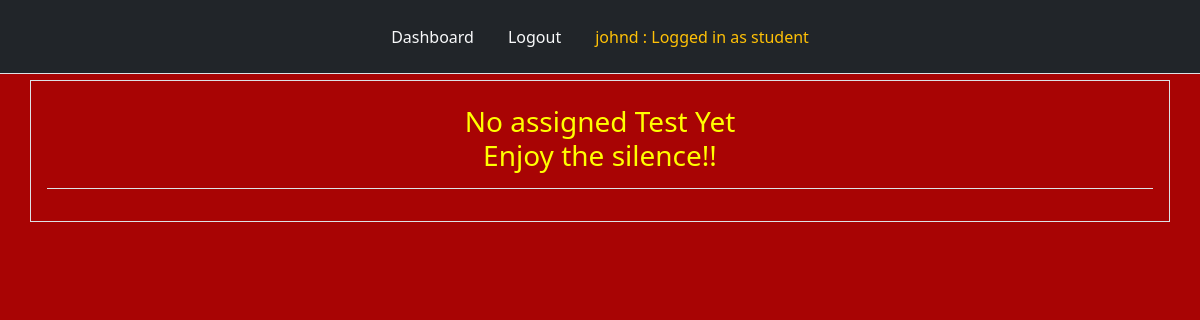
The app's page /take_test (signed in), older data.
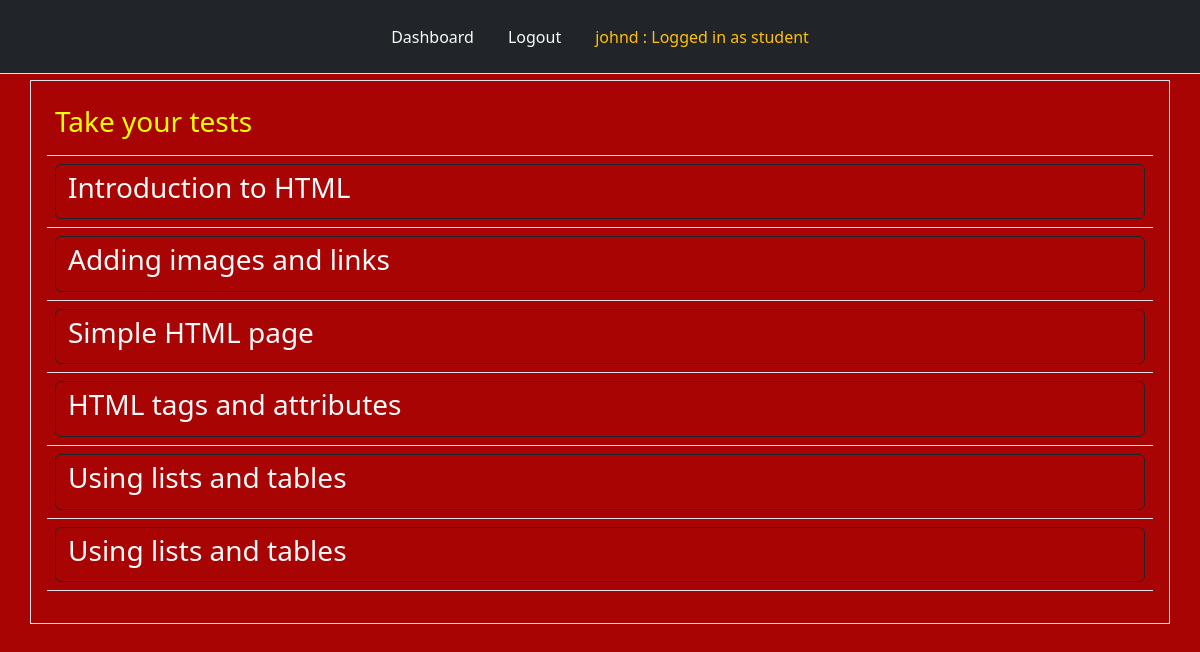
The same page, newer data.
### tables this page shows
CREATE TABLE "students" (
	"id"	INTEGER,
	"name"	TEXT NOT NULL,
	"fullname"	TEXT NOT NULL,
	"password"	TEXT NOT NULL,
	"klass"	TEXT NOT NULL,
	PRIMARY KEY("id")
);

CREATE TABLE "tests" (
  id INTEGER PRIMARY KEY,
  title TEXT NOT NULL,
  teacher_name TEXT NOT NULL,
  assigned_test INTEGER,
  assigned_klass TEXT NOT NULL,
  test_id INTEGER
);

### app.py (the view)
@app.route("/take_test", methods=["POST", "GET"])
def take_test():
    user = get_current_user()
    db = connect_to_DB()
    klass = user["klass"]
    query = db.execute("SELECT * FROM tests WHERE assigned_klass = ? AND assigned_test = 1", [klass])
    tests = query.fetchall()
    return render_template("take_test.html", user=user, tests=tests)

### app.py (called while the page is built)
@app.teardown_appcontext
def close_database(error):
    if hasattr(g, "app_database_db"):
        g.app_database_db.close()

def get_current_user():
    user_result = None
    if 'user' in session:
        user = session['user']
        db = getDatabase()
        student_cursor = db.execute("SELECT * FROM students WHERE name = ?", [user])
        student_result = student_cursor.fetchone()
        if student_result:
            user_result = student_result
        else:
            user_cursor = db.execute("SELECT * FROM users WHERE name = ?", [user])
            user_result = user_cursor.fetchone()
    return user_result

### database.py (called while the page is built)
def connect_to_DB():
    current_dir = os.path.dirname(os.path.abspath(__file__))
    db_file = os.path.join(current_dir, "app_database.db")
    sql = sqlite3.connect(db_file)
    sql.row_factory = sqlite3.Row
    return sql

def getDatabase():
    if not hasattr(g, "app_database_db"):
        g.app_database_db = connect_to_DB()
    return g.app_database_db

### templates/take_test.html (shortened to what this page needs)
{% from "nav.html" import links %}
<!doctype html>
<html lang="en">
  <head>
    <link href="https://cdn.jsdelivr.net/npm/bootstrap@5.2.3/dist/css/bootstrap.min.css" rel="stylesheet">
    <link rel="stylesheet" type="text/css" href="{{ url_for('static', filename = 'style.css') }}"
  </head>
  <body>
        <div class="header mb-2">
            {{ links(user) }}
        </div>
        <div class="question container border text-light p-3">
          <table class="table table-hover text-light">
            <thead>
              <tr>
                <th scope="col">
                  {% if tests %}
                    <h3 style="color: yellow">Take your tests</h3>
                  {% else %}
                    <h3 style="text-align: center; color: yellow"> No assigned Test Yet <br> Enjoy the silence!!</h3>
                  {% endif %}
                </th>
              </tr>
            </thead>
            <tbody>
              {% for test in tests %}
              <tr class="text-light">
                <td>
                  <div class="d-grid gap-2">
                    <button class="btn btn-outline-dark" type="button">
                      <a href="/tests_created/{{ test.test_id }}/" class="text-light no-underline-left">
                      <h3> {{ test.title }} </h3>
                      </a>
                    </button>
                  </div>
                </td>
              </tr>
              {% endfor %}
            </tbody>
          </table>
        </div>
  </body>
</html>

### templates/nav.html (shortened to what this page needs)
{% macro links(user) %}
<ul class="nav nav-tabs p-3 bg-dark justify-content-center position-fixed" style="top: 0; width: 100%; z-index: 9999;">
    {% if user %}
    <li class="nav-item">
        <a class="nav-link text-light" href="{{ url_for('dashboard') }}">Dashboard</a>
    </li>
    <li class="nav-item">
        <a class="nav-link text-light" href="{{ url_for('logout') }}">Logout</a>
    </li>
    {% endif %}
    {% if user %}
        <li class="nav-item">
            <a class="nav-link text-warning" href="{{ url_for('dashboard') }}">
                {{ user['name'] }} : Logged in as
                {% if user['klass'] in ["KG1", "KG2", "NUR1", "NUR2", "PRY1", "PRY2", "PRY3", "PRY4", "PRY5", "PRY6"] %}
                    student
                {% else %}
                    {{ user['role'] }}
                {% endif %}
            </a>
        </li>
    {% endif %}
</ul>
{% endmacro %}

### static/style.css (style rules this page uses)
body { background-color: rgb(168, 4, 4); margin-top: 80px; }
.no-underline-left { text-decoration: none; text-align: left; }

Row changes from the older to the newer data that the page shows:
added tests: title "Introduction to HTML"
added tests: title "Adding images and links"
added tests: title "Simple HTML page"
added tests: title "HTML tags and attributes"
added tests: title "Using lists and tables"
added tests: title "Using lists and tables"
Text that changed along with them:
text no longer shown: "No assigned Test Yet Enjoy the silence!!"
text now shown: "Take your tests"
